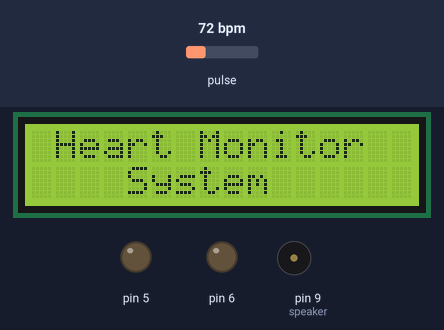
A sketch run on a simulated Arduino Uno, built with avr-gcc and run on an emulated ATmega328P. On the bench: 16×2 character LCD, output pins drawn as LEDs (lit = HIGH), buzzer (waves = sounding, pin HIGH). The test bench sets the inputs (shaded band); at power-on: pulse 72 bpm. Storage starts empty; what the sketch prints to the serial monitor is not drawn.

Above: at 0.2 s.
At 2.3 s:
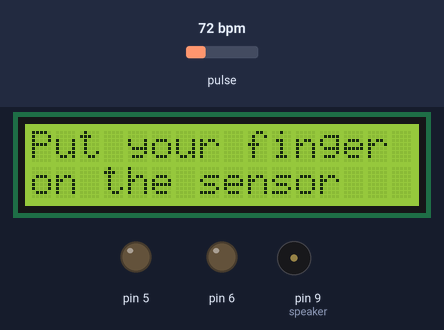
At 4.9 s:
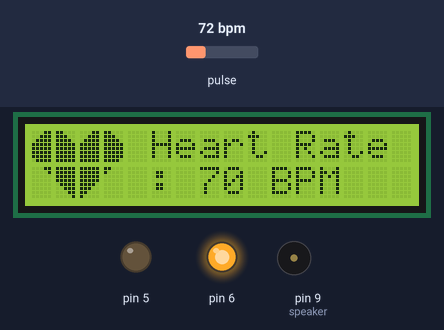
Timing chart, 0 to 6.4 s (numbered marks = the images above):
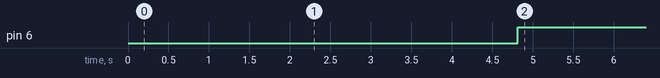

The sketch:

heartMonitoringSystem_part1.ino
```cpp
/*Created by Phebe Le | Session 2 | Heart Monitoring System  Part 1
 *
 * This project is replicating a heart-rate watch system that uses output: LEDs,
 * a buzzer, LCD display screen. Inputs: Pulse-Sensor, Ethernet webserver. It also includes an SD
 * card module which reads and writes data.
 *
 * Due to the lack of space in the Arduino, the system is split up into two different modules
 * a stationary system and mobile system.
 *
 * This section is Part 1: The mobile systems consists of all outputs, sensor and SD module
 */

#define USE_ARDUINO_INTERRUPTS true  //for consistent pulse sensor entries
//define libraries
#include <Vector.h>
#include <SD.h>
#include <SPI.h>
#include <PulseSensorPlayground.h>
#include <LiquidCrystal_I2C.h>
#include "myClass.h"

//align libraries to inputs/outputs
LiquidCrystal_I2C lcd(0x27, 16, 2);
PulseSensorPlayground heartMonitor;

int speaker = 9;
int Threshold = 547;
int Instructions_view = 500;  //for waiting time to display instructions on LCD.

const int PulseWire = 0;
const int chipSelect = 4;
const int BUFFER = 20;  //to dynamically store data up till 20 data entries
typedef Vector<int> bpmBuffer;

MyClass redLED(5);
MyClass greenLED(6);

//MyClass
MyClass::MyClass(int pin) {
  pinMode(pin, OUTPUT);
  _pin = pin;
}
void MyClass::on() {
  digitalWrite(_pin, HIGH);
}
void MyClass::off() {
  digitalWrite(_pin, LOW);
}
void MyClass::blink(int blinking) {
  digitalWrite(_pin, HIGH);
  delay(blinking);
  digitalWrite(_pin, LOW);
  delay(blinking);
}

//This section was copied froman external website to create the the heart displayed on the LCD screen
byte heart1[8] = { B11111, B11111, B11111, B11111, B01111, B00111, B00011, B00001 };
byte heart2[8] = { B00011, B00001, B00000, B00000, B00000, B00000, B00000, B00000 };
byte heart3[8] = { B00011, B00111, B01111, B11111, B11111, B11111, B11111, B01111 };
byte heart4[8] = { B11000, B11100, B11110, B11111, B11111, B11111, B11111, B11111 };
byte heart5[8] = { B00011, B00111, B01111, B11111, B11111, B11111, B11111, B11111 };
byte heart6[8] = { B11000, B11100, B11110, B11111, B11111, B11111, B11111, B11110 };
byte heart7[8] = { B11000, B10000, B00000, B00000, B00000, B00000, B00000, B00000 };
byte heart8[8] = { B11111, B11111, B11111, B11111, B11110, B11100, B11000, B10000 };
//External section ends

void setup() {
  Serial.begin(9600);
  pinMode(speaker, OUTPUT);

  //initalise Sd card
  Serial.print("Initializing SD card");
  if (!SD.begin(chipSelect)) {
    Serial.println("Card error");
    return;
  }
  Serial.println("card initialized.");

  //set up LCD
  lcd.init();
  lcd.backlight();
  pulsing();
  delay(2000);
  lcd.clear();
}

//first intialisation of the LCD
int pulsing() {
  //This section was copied froman external website to create the the heart displayed on the LCD screen
  lcd.createChar(1, heart1);
  lcd.createChar(2, heart2);
  lcd.createChar(3, heart3);
  lcd.createChar(4, heart4);
  lcd.createChar(5, heart5);
  lcd.createChar(6, heart6);
  lcd.createChar(7, heart7);
  lcd.createChar(8, heart8);
  //External section ends

  lcd.setCursor(0, 0);
  lcd.print(" Heart Monitor ");
  lcd.setCursor(0, 1);
  lcd.print("    System     ");
  heartMonitor.analogInput(PulseWire);
  heartMonitor.setThreshold(Threshold);

  if (heartMonitor.begin()) {
    Serial.println("We created a heartMonitor Object !");  //initialisation
  }
}
//second initialisation for LCD
int initial(int a) {
  if (a < 500) {
    a++;
  } else if (a > 499) {
    lcd.setCursor(0, 0);
    lcd.print("Put your finger ");
    lcd.setCursor(0, 1);
    lcd.print("on the sensor   ");
    delay(1000);
    lcd.clear();
    delay(500);
  }
}
//display of BPM on LCD
int LCDHeartView(int bpm) {
  lcd.setCursor(1, 1);
  lcd.write(byte(1));
  lcd.setCursor(0, 1);
  lcd.write(byte(2));
  lcd.setCursor(0, 0);
  lcd.write(byte(3));
  lcd.setCursor(1, 0);
  lcd.write(byte(4));
  lcd.setCursor(2, 0);
  lcd.write(byte(5));
  lcd.setCursor(3, 0);
  lcd.write(byte(6));
  lcd.setCursor(3, 1);
  lcd.write(byte(7));
  lcd.setCursor(2, 1);
  lcd.write(byte(8));
  lcd.setCursor(5, 0);
  lcd.print("Heart Rate");
  lcd.setCursor(5, 1);
  lcd.print(": ");
  lcd.print(bpm);
  lcd.print(" ");
  lcd.print("BPM     ");
}

//alert system for when BPM exceeds the recommended limit
int alertSystem(int bpm) {
  if (bpm > 100 || bpm < 55) {
    int* p_speaker = &speaker;  // create a pointer for the pin variable
    greenLED.off();
    redLED.blink(500);

    tone(*p_speaker, 262);

    delay(200);
    noTone(*p_speaker);
    delay(200);
  } else {
    greenLED.on();
  }
}
void loop() {
  int myBPM = heartMonitor.getBeatsPerMinute(); //define BPM values in a variable
  initial(Instructions_view);

  byte memory[myBPM] = {};
    //byte is used to reduce memory leakage (eg. through float)
    //array named memory that takes the parameter myBPM is added
  bpmBuffer vector; //allocate bpmBuffer to the vector

  /*if BPM is detected check for avaliability to dynamicaly allocate memory
  write to SD card, then diaply/alert user if BPM is outside normal range*/
  if (heartMonitor.sawStartOfBeat()) {
    if (vector.size() <= BUFFER) {
      int* dynamicBuffer = (int*)malloc(BUFFER * sizeof(int));
      if (dynamicBuffer == nullptr) {
        Serial.println("Error allocating memory");
        return;
      }
      for (int i = 0; i < BUFFER; i++) {
        dynamicBuffer[i] = memory[i];
      }
      //write to the sd card with the file data.txt
      File sdcard_file = SD.open("data.txt", FILE_WRITE);
      if (sdcard_file) {
        for (int i = 0; i < BUFFER; i++) {
          //create restrictions for BPM in memory[i]
          if (memory[i] >= 130) {
            memory[i] = memory[i] - 80;
          } else if (memory[i] <= 50 && memory[i] >= 40) {
            memory[i] = memory[i] * 2;
          } else if (memory[i] <= 39) {
            memory[i] = memory[i] + 70;
          }
          //write to SD then display/alert
          sdcard_file.println("BPM: ");
          sdcard_file.println(memory[i]);
          Serial.println("♥  A HeartBeat Happened ! ");
          Serial.println("BPM: ");
          Serial.println(memory[i]);
          delay(1000);
          Serial.println("sucess opening data.txt");
          delay(30);
          LCDHeartView(memory[i]);
          delay(30);
          alertSystem(memory[i]);
        }
        sdcard_file.close();
        Serial.println("closed");
      } else {
        Serial.println("error opening data.txt");
      }
      delay(1000);
      Instructions_view = 0;
      delay(20);
      free(memory); //free the memory to reset and continue
    }
    delay(20);
  }
}
```

myClass.h
```cpp
#ifndef MyClass_h
#define MyClass_h
#include <Arduino.h>

class MyClass {
  public:
    MyClass(int pin);
    void on();
    void off();
    void blink(int blinking);
  private:
    int _pin;
};

#endif
```

Measured:
- by itself, pin 6: LOW → HIGH at 4.8 s
- what the display in image 1 shows lasts 1.0 s, from 2.2 s to 3.2 s
